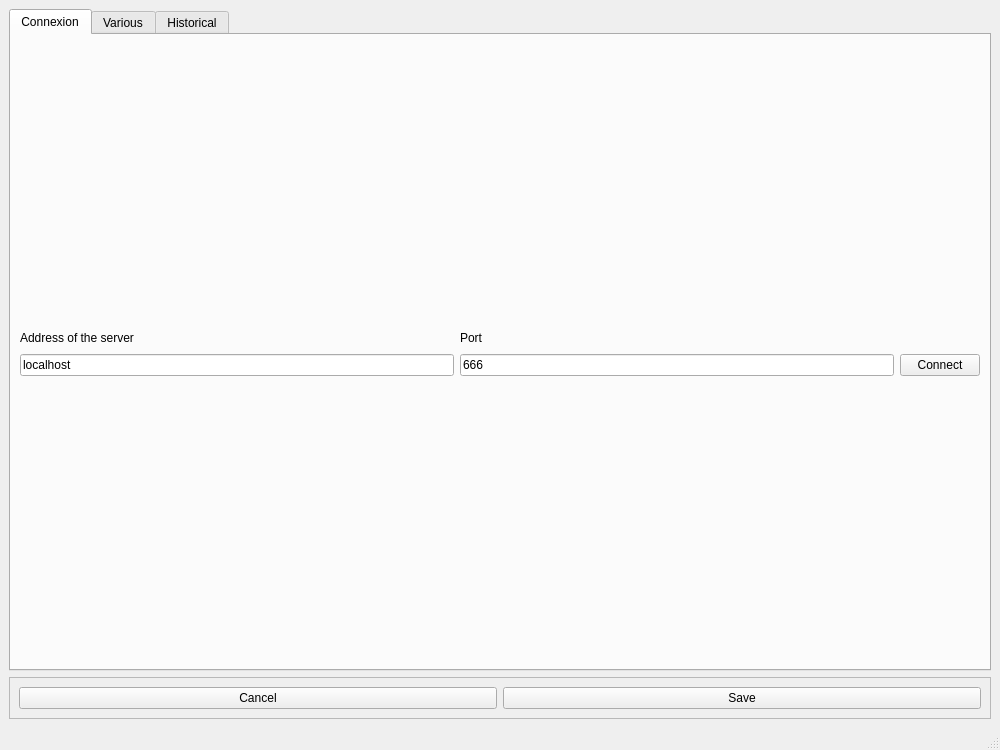
<?xml version="1.0" encoding="UTF-8"?>
<ui version="4.0">
 <class>MainWindow</class>
 <widget class="QMainWindow" name="MainWindow">
  <property name="windowModality">
   <enum>Qt::WindowModal</enum>
  </property>
  <property name="geometry">
   <rect>
    <x>0</x>
    <y>0</y>
    <width>1000</width>
    <height>750</height>
   </rect>
  </property>
  <property name="sizePolicy">
   <sizepolicy hsizetype="Fixed" vsizetype="Fixed">
    <horstretch>0</horstretch>
    <verstretch>0</verstretch>
   </sizepolicy>
  </property>
  <property name="minimumSize">
   <size>
    <width>1000</width>
    <height>750</height>
   </size>
  </property>
  <property name="maximumSize">
   <size>
    <width>1000</width>
    <height>750</height>
   </size>
  </property>
  <property name="windowTitle">
   <string>MainWindow</string>
  </property>
  <widget class="QWidget" name="centralwidget">
   <layout class="QVBoxLayout" name="verticalLayout">
    <item>
     <widget class="QTabWidget" name="tabWidget">
      <property name="currentIndex">
       <number>0</number>
      </property>
      <widget class="QWidget" name="tab">
       <attribute name="title">
        <string>Connexion</string>
       </attribute>
       <layout class="QVBoxLayout" name="verticalLayout_56">
        <item>
         <layout class="QGridLayout" name="gridLayout">
          <item row="0" column="0">
           <widget class="QLabel" name="label">
            <property name="minimumSize">
             <size>
              <width>0</width>
              <height>20</height>
             </size>
            </property>
            <property name="maximumSize">
             <size>
              <width>16777215</width>
              <height>20</height>
             </size>
            </property>
            <property name="text">
             <string>Address of the server</string>
            </property>
           </widget>
          </item>
          <item row="0" column="1">
           <widget class="QLabel" name="label_2">
            <property name="minimumSize">
             <size>
              <width>0</width>
              <height>20</height>
             </size>
            </property>
            <property name="maximumSize">
             <size>
              <width>16777215</width>
              <height>20</height>
             </size>
            </property>
            <property name="text">
             <string>Port</string>
            </property>
           </widget>
          </item>
          <item row="1" column="0">
           <widget class="QLineEdit" name="addrEdit">
            <property name="text">
             <string>localhost</string>
            </property>
           </widget>
          </item>
          <item row="1" column="1">
           <widget class="QLineEdit" name="portEdit">
            <property name="text">
             <string>666</string>
            </property>
           </widget>
          </item>
          <item row="1" column="2">
           <widget class="QPushButton" name="connectButton">
            <property name="text">
             <string>Connect</string>
            </property>
           </widget>
          </item>
         </layout>
        </item>
       </layout>
      </widget>
      <widget class="QWidget" name="tab_2">
       <attribute name="title">
        <string>Various</string>
       </attribute>
       <layout class="QVBoxLayout" name="verticalLayout_2">
        <item>
         <widget class="QFrame" name="frame_3">
          <property name="frameShape">
           <enum>QFrame::StyledPanel</enum>
          </property>
          <property name="frameShadow">
           <enum>QFrame::Raised</enum>
          </property>
          <layout class="QHBoxLayout" name="horizontalLayout_3">
           <item>
            <widget class="QLabel" name="label_5">
             <property name="text">
              <string>Path to the executable file</string>
             </property>
            </widget>
           </item>
           <item>
            <widget class="QPushButton" name="execBrowseButton">
             <property name="text">
              <string>browse</string>
             </property>
            </widget>
           </item>
           <item>
            <widget class="QLineEdit" name="execPathEdit"/>
           </item>
          </layout>
         </widget>
        </item>
        <item>
         <widget class="QFrame" name="frame">
          <property name="frameShape">
           <enum>QFrame::StyledPanel</enum>
          </property>
          <property name="frameShadow">
           <enum>QFrame::Raised</enum>
          </property>
          <layout class="QHBoxLayout" name="horizontalLayout">
           <item>
            <widget class="QLabel" name="label_3">
             <property name="text">
              <string>Graphics and pictures save format
(scenario trees, PCA graphics)</string>
             </property>
            </widget>
           </item>
           <item>
            <widget class="QComboBox" name="formatCombo">
             <item>
              <property name="text">
               <string>svg</string>
              </property>
             </item>
             <item>
              <property name="text">
               <string>jpg</string>
              </property>
             </item>
             <item>
              <property name="text">
               <string>png</string>
              </property>
             </item>
            </widget>
           </item>
          </layout>
         </widget>
        </item>
        <item>
         <widget class="QFrame" name="frame_2">
          <property name="frameShape">
           <enum>QFrame::StyledPanel</enum>
          </property>
          <property name="frameShadow">
           <enum>QFrame::Raised</enum>
          </property>
          <layout class="QHBoxLayout" name="horizontalLayout_2">
           <item>
            <widget class="QLabel" name="label_4">
             <property name="text">
              <string>Style</string>
             </property>
            </widget>
           </item>
           <item>
            <widget class="QComboBox" name="styleCombo"/>
           </item>
          </layout>
         </widget>
        </item>
       </layout>
      </widget>
      <widget class="QWidget" name="tab_4">
       <attribute name="title">
        <string>Historical</string>
       </attribute>
       <layout class="QVBoxLayout" name="verticalLayout_57">
        <item>
         <widget class="QLabel" name="setMutSeqLabel_2">
          <property name="minimumSize">
           <size>
            <width>0</width>
            <height>25</height>
           </size>
          </property>
          <property name="maximumSize">
           <size>
            <width>16777215</width>
            <height>25</height>
           </size>
          </property>
          <property name="font">
           <font>
            <pointsize>16</pointsize>
           </font>
          </property>
          <property name="text">
           <string>Default values of historical model</string>
          </property>
          <property name="alignment">
           <set>Qt::AlignCenter</set>
          </property>
         </widget>
        </item>
        <item>
         <widget class="QFrame" name="frame_11">
          <property name="minimumSize">
           <size>
            <width>0</width>
            <height>21</height>
           </size>
          </property>
          <property name="maximumSize">
           <size>
            <width>16777215</width>
            <height>21</height>
           </size>
          </property>
          <property name="frameShape">
           <enum>QFrame::NoFrame</enum>
          </property>
          <property name="frameShadow">
           <enum>QFrame::Raised</enum>
          </property>
          <layout class="QHBoxLayout" name="horizontalLayout_27">
           <property name="topMargin">
            <number>1</number>
           </property>
           <property name="bottomMargin">
            <number>1</number>
           </property>
           <item>
            <widget class="QGroupBox" name="groupBox_14">
             <property name="sizePolicy">
              <sizepolicy hsizetype="Fixed" vsizetype="Fixed">
               <horstretch>0</horstretch>
               <verstretch>0</verstretch>
              </sizepolicy>
             </property>
             <property name="minimumSize">
              <size>
               <width>140</width>
               <height>20</height>
              </size>
             </property>
             <property name="maximumSize">
              <size>
               <width>140</width>
               <height>20</height>
              </size>
             </property>
             <property name="title">
              <string/>
             </property>
             <layout class="QHBoxLayout" name="horizontalLayout_28">
              <property name="topMargin">
               <number>1</number>
              </property>
              <property name="bottomMargin">
               <number>1</number>
              </property>
              <item>
               <widget class="QLabel" name="label_64">
                <property name="sizePolicy">
                 <sizepolicy hsizetype="Fixed" vsizetype="Preferred">
                  <horstretch>0</horstretch>
                  <verstretch>0</verstretch>
                 </sizepolicy>
                </property>
                <property name="minimumSize">
                 <size>
                  <width>140</width>
                  <height>0</height>
                 </size>
                </property>
                <property name="maximumSize">
                 <size>
                  <width>140</width>
                  <height>16777215</height>
                 </size>
                </property>
                <property name="font">
                 <font>
                  <pointsize>8</pointsize>
                 </font>
                </property>
                <property name="text">
                 <string>parameters</string>
                </property>
                <property name="alignment">
                 <set>Qt::AlignLeading|Qt::AlignLeft|Qt::AlignVCenter</set>
                </property>
               </widget>
              </item>
             </layout>
            </widget>
           </item>
           <item>
            <widget class="QGroupBox" name="groupBox_15">
             <property name="sizePolicy">
              <sizepolicy hsizetype="Fixed" vsizetype="Fixed">
               <horstretch>0</horstretch>
               <verstretch>0</verstretch>
              </sizepolicy>
             </property>
             <property name="minimumSize">
              <size>
               <width>290</width>
               <height>20</height>
              </size>
             </property>
             <property name="maximumSize">
              <size>
               <width>290</width>
               <height>20</height>
              </size>
             </property>
             <property name="title">
              <string/>
             </property>
             <layout class="QHBoxLayout" name="horizontalLayout_29">
              <property name="topMargin">
               <number>1</number>
              </property>
              <property name="bottomMargin">
               <number>1</number>
              </property>
              <item>
               <widget class="QLabel" name="label_67">
                <property name="font">
                 <font>
                  <pointsize>8</pointsize>
                 </font>
                </property>
                <property name="text">
                 <string>Uniform</string>
                </property>
                <property name="alignment">
                 <set>Qt::AlignCenter</set>
                </property>
               </widget>
              </item>
              <item>
               <widget class="QLabel" name="label_68">
                <property name="font">
                 <font>
                  <pointsize>8</pointsize>
                 </font>
                </property>
                <property name="text">
                 <string>Log-uniform</string>
                </property>
                <property name="alignment">
                 <set>Qt::AlignCenter</set>
                </property>
               </widget>
              </item>
              <item>
               <widget class="QLabel" name="label_69">
                <property name="font">
                 <font>
                  <pointsize>8</pointsize>
                 </font>
                </property>
                <property name="text">
                 <string>Normal</string>
                </property>
                <property name="alignment">
                 <set>Qt::AlignCenter</set>
                </property>
               </widget>
              </item>
              <item>
               <widget class="QLabel" name="label_70">
                <property name="font">
                 <font>
                  <pointsize>8</pointsize>
                 </font>
                </property>
                <property name="text">
                 <string>Log-normal</string>
                </property>
                <property name="alignment">
                 <set>Qt::AlignCenter</set>
                </property>
               </widget>
              </item>
             </layout>
            </widget>
           </item>
           <item>
            <widget class="QGroupBox" name="groupBox_16">
             <property name="sizePolicy">
              <sizepolicy hsizetype="Preferred" vsizetype="Fixed">
               <horstretch>0</horstretch>
               <verstretch>0</verstretch>
              </sizepolicy>
             </property>
             <property name="minimumSize">
              <size>
               <width>0</width>
               <height>20</height>
              </size>
             </property>
             <property name="maximumSize">
              <size>
               <width>16777215</width>
               <height>20</height>
              </size>
             </property>
             <property name="title">
              <string/>
             </property>
             <layout class="QHBoxLayout" name="horizontalLayout_30">
              <property name="topMargin">
               <number>1</number>
              </property>
              <property name="bottomMargin">
               <number>1</number>
              </property>
              <item>
               <widget class="QLabel" name="label_71">
                <property name="sizePolicy">
                 <sizepolicy hsizetype="Fixed" vsizetype="Preferred">
                  <horstretch>0</horstretch>
                  <verstretch>0</verstretch>
                 </sizepolicy>
                </property>
                <property name="minimumSize">
                 <size>
                  <width>80</width>
                  <height>0</height>
                 </size>
                </property>
                <property name="maximumSize">
                 <size>
                  <width>80</width>
                  <height>16777215</height>
                 </size>
                </property>
                <property name="font">
                 <font>
                  <pointsize>8</pointsize>
                 </font>
                </property>
                <property name="text">
                 <string>minimum</string>
                </property>
                <property name="alignment">
                 <set>Qt::AlignCenter</set>
                </property>
               </widget>
              </item>
              <item>
               <widget class="QLabel" name="label_72">
                <property name="sizePolicy">
                 <sizepolicy hsizetype="Fixed" vsizetype="Preferred">
                  <horstretch>0</horstretch>
                  <verstretch>0</verstretch>
                 </sizepolicy>
                </property>
                <property name="minimumSize">
                 <size>
                  <width>80</width>
                  <height>0</height>
                 </size>
                </property>
                <property name="maximumSize">
                 <size>
                  <width>80</width>
                  <height>16777215</height>
                 </size>
                </property>
                <property name="font">
                 <font>
                  <pointsize>8</pointsize>
                 </font>
                </property>
                <property name="text">
                 <string>maximum</string>
                </property>
                <property name="alignment">
                 <set>Qt::AlignCenter</set>
                </property>
               </widget>
              </item>
              <item>
               <widget class="QLabel" name="label_73">
                <property name="sizePolicy">
                 <sizepolicy hsizetype="Fixed" vsizetype="Preferred">
                  <horstretch>0</horstretch>
                  <verstretch>0</verstretch>
                 </sizepolicy>
                </property>
                <property name="minimumSize">
                 <size>
                  <width>80</width>
                  <height>0</height>
                 </size>
                </property>
                <property name="maximumSize">
                 <size>
                  <width>80</width>
                  <height>16777215</height>
                 </size>
                </property>
                <property name="font">
                 <font>
                  <pointsize>8</pointsize>
                 </font>
                </property>
                <property name="text">
                 <string>mean</string>
                </property>
                <property name="alignment">
                 <set>Qt::AlignCenter</set>
                </property>
               </widget>
              </item>
              <item>
               <widget class="QLabel" name="label_74">
                <property name="sizePolicy">
                 <sizepolicy hsizetype="Fixed" vsizetype="Preferred">
                  <horstretch>0</horstretch>
                  <verstretch>0</verstretch>
                 </sizepolicy>
                </property>
                <property name="minimumSize">
                 <size>
                  <width>80</width>
                  <height>0</height>
                 </size>
                </property>
                <property name="maximumSize">
                 <size>
                  <width>80</width>
                  <height>16777215</height>
                 </size>
                </property>
                <property name="font">
                 <font>
                  <pointsize>8</pointsize>
                 </font>
                </property>
                <property name="text">
                 <string>st-deviation</string>
                </property>
                <property name="alignment">
                 <set>Qt::AlignCenter</set>
                </property>
               </widget>
              </item>
             </layout>
            </widget>
           </item>
          </layout>
         </widget>
        </item>
        <item>
         <widget class="QFrame" name="frame_12">
          <property name="minimumSize">
           <size>
            <width>0</width>
            <height>40</height>
           </size>
          </property>
          <property name="maximumSize">
           <size>
            <width>16777215</width>
            <height>40</height>
           </size>
          </property>
          <property name="frameShape">
           <enum>QFrame::NoFrame</enum>
          </property>
          <property name="frameShadow">
           <enum>QFrame::Raised</enum>
          </property>
          <layout class="QHBoxLayout" name="horizontalLayout_31">
           <property name="topMargin">
            <number>1</number>
           </property>
           <property name="bottomMargin">
            <number>1</number>
           </property>
           <item>
            <widget class="QGroupBox" name="groupBox_17">
             <property name="sizePolicy">
              <sizepolicy hsizetype="Fixed" vsizetype="Fixed">
               <horstretch>0</horstretch>
               <verstretch>0</verstretch>
              </sizepolicy>
             </property>
             <property name="minimumSize">
              <size>
               <width>140</width>
               <height>40</height>
              </size>
             </property>
             <property name="maximumSize">
              <size>
               <width>140</width>
               <height>40</height>
              </size>
             </property>
             <property name="title">
              <string/>
             </property>
             <layout class="QHBoxLayout" name="horizontalLayout_32">
              <property name="topMargin">
               <number>1</number>
              </property>
              <property name="bottomMargin">
               <number>1</number>
              </property>
              <item>
               <widget class="QLabel" name="label_75">
                <property name="text">
                 <string>Effective
population size</string>
                </property>
                <property name="alignment">
                 <set>Qt::AlignCenter</set>
                </property>
               </widget>
              </item>
             </layout>
            </widget>
           </item>
           <item>
            <widget class="QGroupBox" name="groupBox_18">
             <property name="sizePolicy">
              <sizepolicy hsizetype="Fixed" vsizetype="Fixed">
               <horstretch>0</horstretch>
               <verstretch>0</verstretch>
              </sizepolicy>
             </property>
             <property name="minimumSize">
              <size>
               <width>290</width>
               <height>40</height>
              </size>
             </property>
             <property name="maximumSize">
              <size>
               <width>290</width>
               <height>40</height>
              </size>
             </property>
             <property name="title">
              <string/>
             </property>
             <layout class="QHBoxLayout" name="horizontalLayout_33">
              <property name="topMargin">
               <number>1</number>
              </property>
              <property name="bottomMargin">
               <number>1</number>
              </property>
              <item>
               <widget class="QRadioButton" name="NUNRadio">
                <property name="text">
                 <string/>
                </property>
                <property name="checked">
                 <bool>true</bool>
                </property>
               </widget>
              </item>
              <item>
               <widget class="QRadioButton" name="NLURadio">
                <property name="text">
                 <string/>
                </property>
               </widget>
              </item>
              <item>
               <widget class="QRadioButton" name="NNORadio">
                <property name="text">
                 <string/>
                </property>
               </widget>
              </item>
              <item>
               <widget class="QRadioButton" name="NLNRadio">
                <property name="text">
                 <string/>
                </property>
               </widget>
              </item>
             </layout>
            </widget>
           </item>
           <item>
            <widget class="QGroupBox" name="groupBox_19">
             <property name="sizePolicy">
              <sizepolicy hsizetype="Preferred" vsizetype="Fixed">
               <horstretch>0</horstretch>
               <verstretch>0</verstretch>
              </sizepolicy>
             </property>
             <property name="minimumSize">
              <size>
               <width>0</width>
               <height>40</height>
              </size>
             </property>
             <property name="maximumSize">
              <size>
               <width>16777215</width>
               <height>40</height>
              </size>
             </property>
             <property name="title">
              <string/>
             </property>
             <layout class="QHBoxLayout" name="horizontalLayout_34">
              <property name="topMargin">
               <number>1</number>
              </property>
              <property name="bottomMargin">
               <number>1</number>
              </property>
              <item>
               <widget class="QLineEdit" name="NminEdit">
                <property name="text">
                 <string>10</string>
                </property>
               </widget>
              </item>
              <item>
               <widget class="QLineEdit" name="NmaxEdit">
                <property name="text">
                 <string>10000</string>
                </property>
               </widget>
              </item>
              <item>
               <widget class="QLineEdit" name="NmeanEdit">
                <property name="text">
                 <string>0</string>
                </property>
               </widget>
              </item>
              <item>
               <widget class="QLineEdit" name="NstdevEdit">
                <property name="text">
                 <string>0</string>
                </property>
               </widget>
              </item>
             </layout>
            </widget>
           </item>
          </layout>
         </widget>
        </item>
        <item>
         <widget class="QFrame" name="frame_13">
          <property name="minimumSize">
           <size>
            <width>0</width>
            <height>40</height>
           </size>
          </property>
          <property name="maximumSize">
           <size>
            <width>16777215</width>
            <height>40</height>
           </size>
          </property>
          <property name="frameShape">
           <enum>QFrame::NoFrame</enum>
          </property>
          <property name="frameShadow">
           <enum>QFrame::Raised</enum>
          </property>
          <layout class="QHBoxLayout" name="horizontalLayout_35">
           <property name="topMargin">
            <number>1</number>
           </property>
           <property name="bottomMargin">
            <number>1</number>
           </property>
           <item>
            <widget class="QGroupBox" name="groupBox_20">
             <property name="sizePolicy">
              <sizepolicy hsizetype="Fixed" vsizetype="Fixed">
               <horstretch>0</horstretch>
               <verstretch>0</verstretch>
              </sizepolicy>
             </property>
             <property name="minimumSize">
              <size>
               <width>140</width>
               <height>40</height>
              </size>
             </property>
             <property name="maximumSize">
              <size>
               <width>140</width>
               <height>40</height>
              </size>
             </property>
             <property name="title">
              <string/>
             </property>
             <layout class="QHBoxLayout" name="horizontalLayout_36">
              <property name="topMargin">
               <number>1</number>
              </property>
              <property name="bottomMargin">
               <number>1</number>
              </property>
              <item>
               <widget class="QLabel" name="label_77">
                <property name="text">
                 <string>Time in generation</string>
                </property>
                <property name="alignment">
                 <set>Qt::AlignCenter</set>
                </property>
               </widget>
              </item>
             </layout>
            </widget>
           </item>
           <item>
            <widget class="QGroupBox" name="groupBox_21">
             <property name="sizePolicy">
              <sizepolicy hsizetype="Fixed" vsizetype="Fixed">
               <horstretch>0</horstretch>
               <verstretch>0</verstretch>
              </sizepolicy>
             </property>
             <property name="minimumSize">
              <size>
               <width>290</width>
               <height>40</height>
              </size>
             </property>
             <property name="maximumSize">
              <size>
               <width>290</width>
               <height>40</height>
              </size>
             </property>
             <property name="title">
              <string/>
             </property>
             <layout class="QHBoxLayout" name="horizontalLayout_37">
              <property name="topMargin">
               <number>1</number>
              </property>
              <property name="bottomMargin">
               <number>1</number>
              </property>
              <item>
               <widget class="QRadioButton" name="TUNRadio">
                <property name="text">
                 <string/>
                </property>
                <property name="checked">
                 <bool>true</bool>
                </property>
               </widget>
              </item>
              <item>
               <widget class="QRadioButton" name="TLURadio">
                <property name="text">
                 <string/>
                </property>
               </widget>
              </item>
              <item>
               <widget class="QRadioButton" name="TNORadio">
                <property name="text">
                 <string/>
                </property>
               </widget>
              </item>
              <item>
               <widget class="QRadioButton" name="TLNRadio">
                <property name="text">
                 <string/>
                </property>
               </widget>
              </item>
             </layout>
            </widget>
           </item>
           <item>
            <widget class="QGroupBox" name="groupBox_22">
             <property name="sizePolicy">
              <sizepolicy hsizetype="Preferred" vsizetype="Fixed">
               <horstretch>0</horstretch>
               <verstretch>0</verstretch>
              </sizepolicy>
             </property>
             <property name="minimumSize">
              <size>
               <width>0</width>
               <height>40</height>
              </size>
             </property>
             <property name="maximumSize">
              <size>
               <width>16777215</width>
               <height>40</height>
              </size>
             </property>
             <property name="title">
              <string/>
             </property>
             <layout class="QHBoxLayout" name="horizontalLayout_38">
              <property name="topMargin">
               <number>1</number>
              </property>
              <property name="bottomMargin">
               <number>1</number>
              </property>
              <item>
               <widget class="QLineEdit" name="TminEdit">
                <property name="text">
                 <string>10</string>
                </property>
               </widget>
              </item>
              <item>
               <widget class="QLineEdit" name="TmaxEdit">
                <property name="text">
                 <string>10000</string>
                </property>
               </widget>
              </item>
              <item>
               <widget class="QLineEdit" name="TmeanEdit">
                <property name="text">
                 <string>0</string>
                </property>
               </widget>
              </item>
              <item>
               <widget class="QLineEdit" name="TstdevEdit">
                <property name="text">
                 <string>0</string>
                </property>
               </widget>
              </item>
             </layout>
            </widget>
           </item>
          </layout>
         </widget>
        </item>
        <item>
         <widget class="QFrame" name="frame_14">
          <property name="minimumSize">
           <size>
            <width>0</width>
            <height>40</height>
           </size>
          </property>
          <property name="maximumSize">
           <size>
            <width>16777215</width>
            <height>40</height>
           </size>
          </property>
          <property name="frameShape">
           <enum>QFrame::NoFrame</enum>
          </property>
          <property name="frameShadow">
           <enum>QFrame::Raised</enum>
          </property>
          <layout class="QHBoxLayout" name="horizontalLayout_39">
           <property name="topMargin">
            <number>1</number>
           </property>
           <property name="bottomMargin">
            <number>1</number>
           </property>
           <item>
            <widget class="QGroupBox" name="groupBox_23">
             <property name="sizePolicy">
              <sizepolicy hsizetype="Fixed" vsizetype="Fixed">
               <horstretch>0</horstretch>
               <verstretch>0</verstretch>
              </sizepolicy>
             </property>
             <property name="minimumSize">
              <size>
               <width>140</width>
               <height>40</height>
              </size>
             </property>
             <property name="maximumSize">
              <size>
               <width>140</width>
               <height>40</height>
              </size>
             </property>
             <property name="title">
              <string/>
             </property>
             <layout class="QHBoxLayout" name="horizontalLayout_40">
              <property name="topMargin">
               <number>1</number>
              </property>
              <property name="bottomMargin">
               <number>1</number>
              </property>
              <item>
               <widget class="QLabel" name="label_76">
                <property name="text">
                 <string>Admixture
coefficient</string>
                </property>
                <property name="alignment">
                 <set>Qt::AlignCenter</set>
                </property>
               </widget>
              </item>
             </layout>
            </widget>
           </item>
           <item>
            <widget class="QGroupBox" name="groupBox_24">
             <property name="sizePolicy">
              <sizepolicy hsizetype="Fixed" vsizetype="Fixed">
               <horstretch>0</horstretch>
               <verstretch>0</verstretch>
              </sizepolicy>
             </property>
             <property name="minimumSize">
              <size>
               <width>290</width>
               <height>40</height>
              </size>
             </property>
             <property name="maximumSize">
              <size>
               <width>290</width>
               <height>40</height>
              </size>
             </property>
             <property name="title">
              <string/>
             </property>
             <layout class="QHBoxLayout" name="horizontalLayout_41">
              <property name="topMargin">
               <number>1</number>
              </property>
              <property name="bottomMargin">
               <number>1</number>
              </property>
              <item>
               <widget class="QRadioButton" name="AUNRadio">
                <property name="text">
                 <string/>
                </property>
                <property name="checked">
                 <bool>true</bool>
                </property>
               </widget>
              </item>
              <item>
               <widget class="QRadioButton" name="ALURadio">
                <property name="text">
                 <string/>
                </property>
               </widget>
              </item>
              <item>
               <widget class="QRadioButton" name="ANORadio">
                <property name="text">
                 <string/>
                </property>
               </widget>
              </item>
              <item>
               <widget class="QRadioButton" name="ALNRadio">
                <property name="text">
                 <string/>
                </property>
               </widget>
              </item>
             </layout>
            </widget>
           </item>
           <item>
            <widget class="QGroupBox" name="groupBox_25">
             <property name="sizePolicy">
              <sizepolicy hsizetype="Preferred" vsizetype="Fixed">
               <horstretch>0</horstretch>
               <verstretch>0</verstretch>
              </sizepolicy>
             </property>
             <property name="minimumSize">
              <size>
               <width>0</width>
               <height>40</height>
              </size>
             </property>
             <property name="maximumSize">
              <size>
               <width>16777215</width>
               <height>40</height>
              </size>
             </property>
             <property name="title">
              <string/>
             </property>
             <layout class="QHBoxLayout" name="horizontalLayout_42">
              <property name="topMargin">
               <number>1</number>
              </property>
              <property name="bottomMargin">
               <number>1</number>
              </property>
              <item>
               <widget class="QLineEdit" name="AminEdit">
                <property name="text">
                 <string>0.001</string>
                </property>
               </widget>
              </item>
              <item>
               <widget class="QLineEdit" name="AmaxEdit">
                <property name="text">
                 <string>0.999</string>
                </property>
               </widget>
              </item>
              <item>
               <widget class="QLineEdit" name="AmeanEdit">
                <property name="text">
                 <string>0</string>
                </property>
               </widget>
              </item>
              <item>
               <widget class="QLineEdit" name="AstdevEdit">
                <property name="text">
                 <string>0</string>
                </property>
               </widget>
              </item>
             </layout>
            </widget>
           </item>
          </layout>
         </widget>
        </item>
       </layout>
      </widget>
     </widget>
    </item>
    <item>
     <widget class="QFrame" name="frame_10">
      <property name="frameShape">
       <enum>QFrame::StyledPanel</enum>
      </property>
      <property name="frameShadow">
       <enum>QFrame::Raised</enum>
      </property>
      <layout class="QHBoxLayout" name="horizontalLayout_26">
       <item>
        <widget class="QPushButton" name="cancelButton">
         <property name="text">
          <string>Cancel</string>
         </property>
         <property name="shortcut">
          <string>Esc</string>
         </property>
        </widget>
       </item>
       <item>
        <widget class="QPushButton" name="saveButton">
         <property name="text">
          <string>Save</string>
         </property>
        </widget>
       </item>
      </layout>
     </widget>
    </item>
   </layout>
  </widget>
  <widget class="QMenuBar" name="menubar">
   <property name="geometry">
    <rect>
     <x>0</x>
     <y>0</y>
     <width>1000</width>
     <height>23</height>
    </rect>
   </property>
  </widget>
  <widget class="QStatusBar" name="statusbar"/>
 </widget>
 <resources/>
 <connections/>
</ui>
